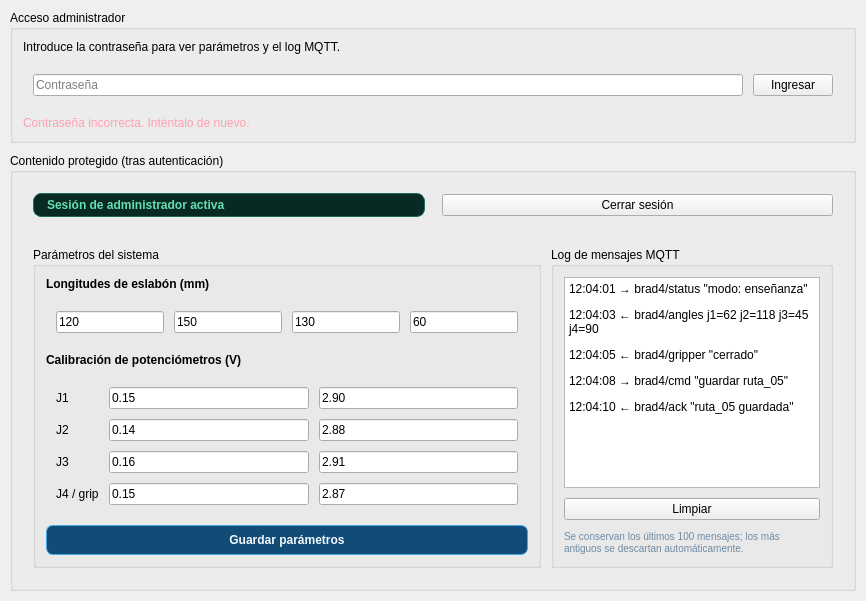
      <widget class="QWidget" name="tabAdmin">
       <attribute name="title">
        <string>Administración</string>
       </attribute>
       <layout class="QVBoxLayout" name="verticalLayout_admin">
        <property name="spacing">
         <number>10</number>
        </property>
        <property name="leftMargin">
         <number>10</number>
        </property>
        <property name="topMargin">
         <number>10</number>
        </property>
        <property name="rightMargin">
         <number>10</number>
        </property>
        <property name="bottomMargin">
         <number>10</number>
        </property>
        <item>
         <widget class="QGroupBox" name="groupBoxLogin">
          <property name="title">
           <string>Acceso administrador</string>
          </property>
          <layout class="QVBoxLayout" name="verticalLayout_login">
           <property name="spacing">
            <number>10</number>
           </property>
           <property name="leftMargin">
            <number>10</number>
           </property>
           <property name="topMargin">
            <number>10</number>
           </property>
           <property name="rightMargin">
            <number>10</number>
           </property>
           <property name="bottomMargin">
            <number>10</number>
           </property>
           <item>
            <widget class="QLabel" name="labelLoginInfo">
             <property name="text">
              <string>Introduce la contraseña para ver parámetros y el log MQTT.</string>
             </property>
            </widget>
           </item>
           <item>
            <layout class="QHBoxLayout" name="horizontalLayout_loginFields">
             <property name="spacing">
              <number>10</number>
             </property>
             <property name="leftMargin">
              <number>10</number>
             </property>
             <property name="topMargin">
              <number>10</number>
             </property>
             <property name="rightMargin">
              <number>10</number>
             </property>
             <property name="bottomMargin">
              <number>10</number>
             </property>
             <item>
              <widget class="QLineEdit" name="lineEditPassword">
               <property name="echoMode">
                <enum>QLineEdit::Password</enum>
               </property>
               <property name="placeholderText">
                <string>Contraseña</string>
               </property>
              </widget>
             </item>
             <item>
              <widget class="QPushButton" name="pushButtonIngresar">
               <property name="text">
                <string>Ingresar</string>
               </property>
              </widget>
             </item>
            </layout>
           </item>
           <item>
            <widget class="QLabel" name="labelPasswordError">
             <property name="styleSheet">
              <string notr="true">color: #FF9FB2;</string>
             </property>
             <property name="text">
              <string>Contraseña incorrecta. Inténtalo de nuevo.</string>
             </property>
             <property name="visible">
              <bool>false</bool>
             </property>
            </widget>
           </item>
          </layout>
         </widget>
        </item>
        <item>
         <widget class="QGroupBox" name="groupBoxAdminContent">
          <property name="title">
           <string>Contenido protegido (tras autenticación)</string>
          </property>
          <layout class="QVBoxLayout" name="verticalLayout_adminContent">
           <property name="spacing">
            <number>10</number>
           </property>
           <property name="leftMargin">
            <number>10</number>
           </property>
           <property name="topMargin">
            <number>10</number>
           </property>
           <property name="rightMargin">
            <number>10</number>
           </property>
           <property name="bottomMargin">
            <number>10</number>
           </property>
           <item>
            <layout class="QHBoxLayout" name="horizontalLayout_adminHeader">
             <property name="spacing">
              <number>10</number>
             </property>
             <property name="leftMargin">
              <number>10</number>
             </property>
             <property name="topMargin">
              <number>10</number>
             </property>
             <property name="rightMargin">
              <number>10</number>
             </property>
             <property name="bottomMargin">
              <number>10</number>
             </property>
             <item>
              <widget class="QLabel" name="labelSesionActiva">
               <property name="styleSheet">
                <string notr="true">background-color:#092A24; color:#63E0B0; font-weight:600; padding:4px 10px; border-radius:8px; border:1px solid #1E6D59;</string>
               </property>
               <property name="text">
                <string>Sesión de administrador activa</string>
               </property>
              </widget>
             </item>
             <item>
              <spacer name="horizontalSpacer_admin">
               <property name="orientation">
                <enum>Qt::Horizontal</enum>
               </property>
              </spacer>
             </item>
             <item>
              <widget class="QPushButton" name="pushButtonCerrarSesion">
               <property name="text">
                <string>Cerrar sesión</string>
               </property>
              </widget>
             </item>
            </layout>
           </item>
           <item>
            <layout class="QHBoxLayout" name="horizontalLayout_adminBody">
             <property name="spacing">
              <number>10</number>
             </property>
             <property name="leftMargin">
              <number>10</number>
             </property>
             <property name="topMargin">
              <number>10</number>
             </property>
             <property name="rightMargin">
              <number>10</number>
             </property>
             <property name="bottomMargin">
              <number>10</number>
             </property>
             <item>
              <widget class="QGroupBox" name="groupBoxParametros">
               <property name="title">
                <string>Parámetros del sistema</string>
               </property>
               <layout class="QVBoxLayout" name="verticalLayout_parametros">
                <property name="spacing">
                 <number>10</number>
                </property>
                <property name="leftMargin">
                 <number>10</number>
                </property>
                <property name="topMargin">
                 <number>10</number>
                </property>
                <property name="rightMargin">
                 <number>10</number>
                </property>
                <property name="bottomMargin">
                 <number>10</number>
                </property>
                <item>
                 <widget class="QLabel" name="labelLongitudes">
                  <property name="font">
                   <font>
                    <bold>true</bold>
                   </font>
                  </property>
                  <property name="text">
                   <string>Longitudes de eslabón (mm)</string>
                  </property>
                 </widget>
                </item>
                <item>
                 <layout class="QHBoxLayout" name="horizontalLayout_longitudes">
                  <property name="spacing">
                   <number>10</number>
                  </property>
                  <property name="leftMargin">
                   <number>10</number>
                  </property>
                  <property name="topMargin">
                   <number>10</number>
                  </property>
                  <property name="rightMargin">
                   <number>10</number>
                  </property>
                  <property name="bottomMargin">
                   <number>10</number>
                  </property>
                  <item>
                   <widget class="QLineEdit" name="lineEditL1">
                    <property name="text">
                     <string>120</string>
                    </property>
                   </widget>
                  </item>
                  <item>
                   <widget class="QLineEdit" name="lineEditL2">
                    <property name="text">
                     <string>150</string>
                    </property>
                   </widget>
                  </item>
                  <item>
                   <widget class="QLineEdit" name="lineEditL3">
                    <property name="text">
                     <string>130</string>
                    </property>
                   </widget>
                  </item>
                  <item>
                   <widget class="QLineEdit" name="lineEditL4">
                    <property name="text">
                     <string>60</string>
                    </property>
                   </widget>
                  </item>
                 </layout>
                </item>
                <item>
                 <widget class="QLabel" name="labelCalibracion">
                  <property name="font">
                   <font>
                    <bold>true</bold>
                   </font>
                  </property>
                  <property name="text">
                   <string>Calibración de potenciómetros (V)</string>
                  </property>
                 </widget>
                </item>
                <item>
                 <layout class="QGridLayout" name="gridLayout_calibracion">
                  <property name="spacing">
                   <number>10</number>
                  </property>
                  <property name="leftMargin">
                   <number>10</number>
                  </property>
                  <property name="topMargin">
                   <number>10</number>
                  </property>
                  <property name="rightMargin">
                   <number>10</number>
                  </property>
                  <property name="bottomMargin">
                   <number>10</number>
                  </property>
                  <item row="0" column="0">
                   <widget class="QLabel" name="labelCalJ1">
                    <property name="text">
                     <string>J1</string>
                    </property>
                   </widget>
                  </item>
                  <item row="0" column="1">
                   <widget class="QLineEdit" name="lineEditVminJ1">
                    <property name="text">
                     <string>0.15</string>
                    </property>
                   </widget>
                  </item>
                  <item row="0" column="2">
                   <widget class="QLineEdit" name="lineEditVmaxJ1">
                    <property name="text">
                     <string>2.90</string>
                    </property>
                   </widget>
                  </item>
                  <item row="1" column="0">
                   <widget class="QLabel" name="labelCalJ2">
                    <property name="text">
                     <string>J2</string>
                    </property>
                   </widget>
                  </item>
                  <item row="1" column="1">
                   <widget class="QLineEdit" name="lineEditVminJ2">
                    <property name="text">
                     <string>0.14</string>
                    </property>
                   </widget>
                  </item>
                  <item row="1" column="2">
                   <widget class="QLineEdit" name="lineEditVmaxJ2">
                    <property name="text">
                     <string>2.88</string>
                    </property>
                   </widget>
                  </item>
                  <item row="2" column="0">
                   <widget class="QLabel" name="labelCalJ3">
                    <property name="text">
                     <string>J3</string>
                    </property>
                   </widget>
                  </item>
                  <item row="2" column="1">
                   <widget class="QLineEdit" name="lineEditVminJ3">
                    <property name="text">
                     <string>0.16</string>
                    </property>
                   </widget>
                  </item>
                  <item row="2" column="2">
                   <widget class="QLineEdit" name="lineEditVmaxJ3">
                    <property name="text">
                     <string>2.91</string>
                    </property>
                   </widget>
                  </item>
                  <item row="3" column="0">
                   <widget class="QLabel" name="labelCalJ4">
                    <property name="text">
                     <string>J4 / grip</string>
                    </property>
                   </widget>
                  </item>
                  <item row="3" column="1">
                   <widget class="QLineEdit" name="lineEditVminJ4">
                    <property name="text">
                     <string>0.15</string>
                    </property>
                   </widget>
                  </item>
                  <item row="3" column="2">
                   <widget class="QLineEdit" name="lineEditVmaxJ4">
                    <property name="text">
                     <string>2.87</string>
                    </property>
                   </widget>
                  </item>
                 </layout>
                </item>
                <item>
                 <widget class="QPushButton" name="pushButtonGuardarParametros">
                  <property name="styleSheet">
                   <string notr="true">background-color:#124B76; color:#F2FAFF; border:1px solid #45A9E8; border-radius:7px; padding:7px 14px; font-weight:600;</string>
                  </property>
                  <property name="text">
                   <string>Guardar parámetros</string>
                  </property>
                 </widget>
                </item>
               </layout>
              </widget>
             </item>
             <item>
              <widget class="QGroupBox" name="groupBoxLogMqtt">
               <property name="title">
                <string>Log de mensajes MQTT</string>
               </property>
               <layout class="QVBoxLayout" name="verticalLayout_log">
                <property name="spacing">
                 <number>10</number>
                </property>
                <property name="leftMargin">
                 <number>10</number>
                </property>
                <property name="topMargin">
                 <number>10</number>
                </property>
                <property name="rightMargin">
                 <number>10</number>
                </property>
                <property name="bottomMargin">
                 <number>10</number>
                </property>
                <item>
                 <widget class="QTextEdit" name="textEditLogMqtt">
                  <property name="readOnly">
                   <bool>true</bool>
                  </property>
                  <property name="html">
                   <string>&lt;p&gt;12:04:01 → brad4/status "modo: enseñanza"&lt;/p&gt;
&lt;p&gt;12:04:03 ← brad4/angles j1=62 j2=118 j3=45 j4=90&lt;/p&gt;
&lt;p&gt;12:04:05 ← brad4/gripper "cerrado"&lt;/p&gt;
&lt;p&gt;12:04:08 → brad4/cmd "guardar ruta_05"&lt;/p&gt;
&lt;p&gt;12:04:10 ← brad4/ack "ruta_05 guardada"&lt;/p&gt;</string>
                  </property>
                 </widget>
                </item>
                <item>
                 <widget class="QPushButton" name="pushButtonLimpiarLog">
                  <property name="text">
                   <string>Limpiar</string>
                  </property>
                 </widget>
                </item>
                <item>
                 <widget class="QLabel" name="labelLogNota">
                  <property name="styleSheet">
                   <string notr="true">color: #6E8BA5; font-size: 10px;</string>
                  </property>
                  <property name="text">
                   <string>Se conservan los últimos 100 mensajes; los más antiguos se descartan automáticamente.</string>
                  </property>
                  <property name="wordWrap">
                   <bool>true</bool>
                  </property>
                 </widget>
                </item>
               </layout>
              </widget>
             </item>
            </layout>
           </item>
          </layout>
         </widget>
        </item>
       </layout>
      </widget>
